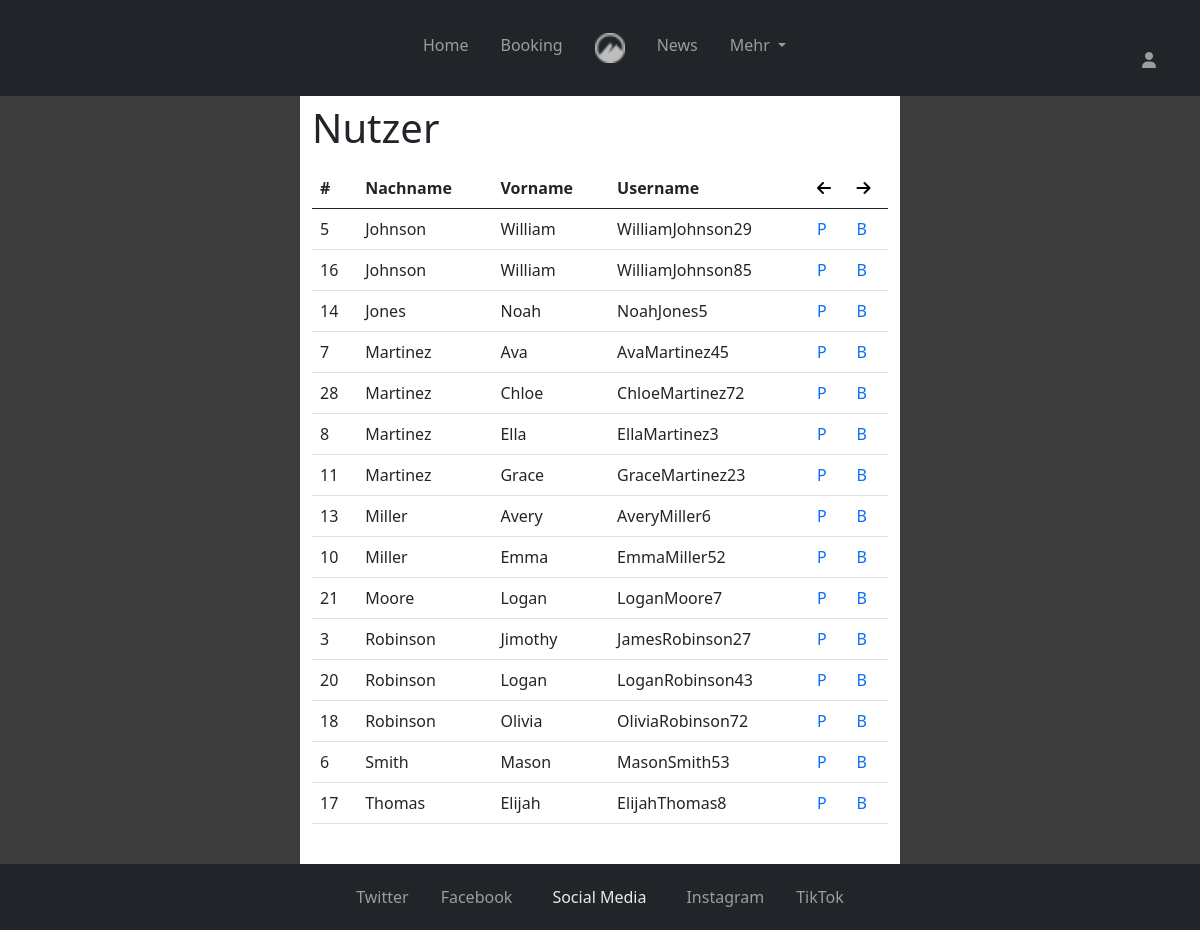
Page /admin/users.php?p=2 (signed in) on the committed database.
### tables this page shows
CREATE TABLE `user` (
  `userid` int(11) NOT NULL,
  `fk_personid` int(11) NOT NULL,
  `username` varchar(255) NOT NULL,
  `password` varchar(128) NOT NULL COMMENT 'hashed',
  `email` varchar(255) NOT NULL,
  `status` int(1) NOT NULL DEFAULT 1
);

CREATE TABLE `person` (
  `Personid` int(11) NOT NULL,
  `firstname` varchar(255) NOT NULL,
  `lastname` varchar(255) NOT NULL,
  `gender` varchar(50) NOT NULL
);

### admin/users.php (the view, shortened to what this page needs)
<?php
  $USERS_PER_PAGE = 15;
  require '../php/scripts/funcs.php';
  $db = get_db();
  $page = get_default($_GET['p'], 1);
  $max_page = ceil($db->query("SELECT * FROM user")->num_rows / $USERS_PER_PAGE);
  $user_range_start = $USERS_PER_PAGE * ($page-1);
  $sql = 'SELECT firstname, lastname, userid, username
          FROM user JOIN person ON fk_personid = personid
          ORDER BY lastname, firstname
          LIMIT '. $user_range_start . ',' . $USERS_PER_PAGE;
  $users = $db->query($sql)->fetch_all(MYSQLI_ASSOC);
?>
<!DOCTYPE html>
<html lang="de">
<head>
  <?php require '../php/head.php'; ?>
</head>
<body>
  <div class="container-site d-flex flex-column justify-content-between">
    <div class="container-navbar-content d-flex flex-column flex-grow-1">
      <?php include '../php/navbar.php' ?>
      <div class="flex-container content-background flex-grow-1">
      <div class="container site_content py-2 pb-4">
        <h1>Nutzer</h1>
          <div class="mt-3">
            <table class="table">
              <thead>
                <th scope="col">#</th>
                <th scope="col">Nachname</th>
                <th scope="col">Vorname</th>
                <th scope="col">Username</th>
                <th scope="col">
                  <?=switch_page_button(-1, $page, $max_page);?>
                </th>
                <th scope="col">
                  <?=switch_page_button(+1, $page, $max_page);?>
                </th>
              </thead>
              <tbody>
                <?php foreach($users as $user): ?>
                <tr>
                  <td><?=$user['userid']?></td>
                  <td><?=$user['lastname']?></td>
                  <td><?=$user['firstname']?></td>
                  <td><?=$user['username']?></td>
                  <td><a role="profil" href="<?='/user/profile.php?edit='.$user['userid']?>">P</a></td>
                  <td><a role="buchungen" href="<?='/admin/bookings.php?user='.$user['userid']?>">B</a></td>
                </tr>
                <?php endforeach; ?>
              </tbody>
            </table>
          </div>
      </div>
      </div>
    </div>
  <?php include '../php/footer.php' ?>
  </div>
</body>
</html>

### styles.css (style rules this page uses)
a { text-decoration: none !important; }
.container-site { height: 100vh; background-color:rgb(60, 60, 60); }
div.content-background { padding: 0% 0%; background-color:rgb(60, 60, 60); }
.site_content { background-color: white; }
@media screen and (min-width: 768px) { div.content-background { padding: 0% 15%; } }
@media screen and (min-width: 1200px) { div.content-background { padding: 0% 25%; } }

### rows in the picture
user: userid "5", fk_personid.lastname "Johnson", fk_personid.firstname "William", username "WilliamJohnson29"
user: userid "16", fk_personid.lastname "Johnson", fk_personid.firstname "William", username "WilliamJohnson85"
user: userid "14", fk_personid.lastname "Jones", fk_personid.firstname "Noah", username "NoahJones5"
user: userid "7", fk_personid.lastname "Martinez", fk_personid.firstname "Ava", username "AvaMartinez45"
user: userid "28", fk_personid.lastname "Martinez", fk_personid.firstname "Chloe", username "ChloeMartinez72"
user: userid "8", fk_personid.lastname "Martinez", fk_personid.firstname "Ella", username "EllaMartinez3"
user: userid "11", fk_personid.lastname "Martinez", fk_personid.firstname "Grace", username "GraceMartinez23"
user: userid "13", fk_personid.lastname "Miller", fk_personid.firstname "Avery", username "AveryMiller6"
user: userid "10", fk_personid.lastname "Miller", fk_personid.firstname "Emma", username "EmmaMiller52"
user: userid "21", fk_personid.lastname "Moore", fk_personid.firstname "Logan", username "LoganMoore7"
user: userid "3", fk_personid.lastname "Robinson", fk_personid.firstname "Jimothy", username "JamesRobinson27"
user: userid "20", fk_personid.lastname "Robinson", fk_personid.firstname "Logan", username "LoganRobinson43"
user: userid "18", fk_personid.lastname "Robinson", fk_personid.firstname "Olivia", username "OliviaRobinson72"
user: userid "6", fk_personid.lastname "Smith", fk_personid.firstname "Mason", username "MasonSmith53"
user: userid "17", fk_personid.lastname "Thomas", fk_personid.firstname "Elijah", username "ElijahThomas8"
